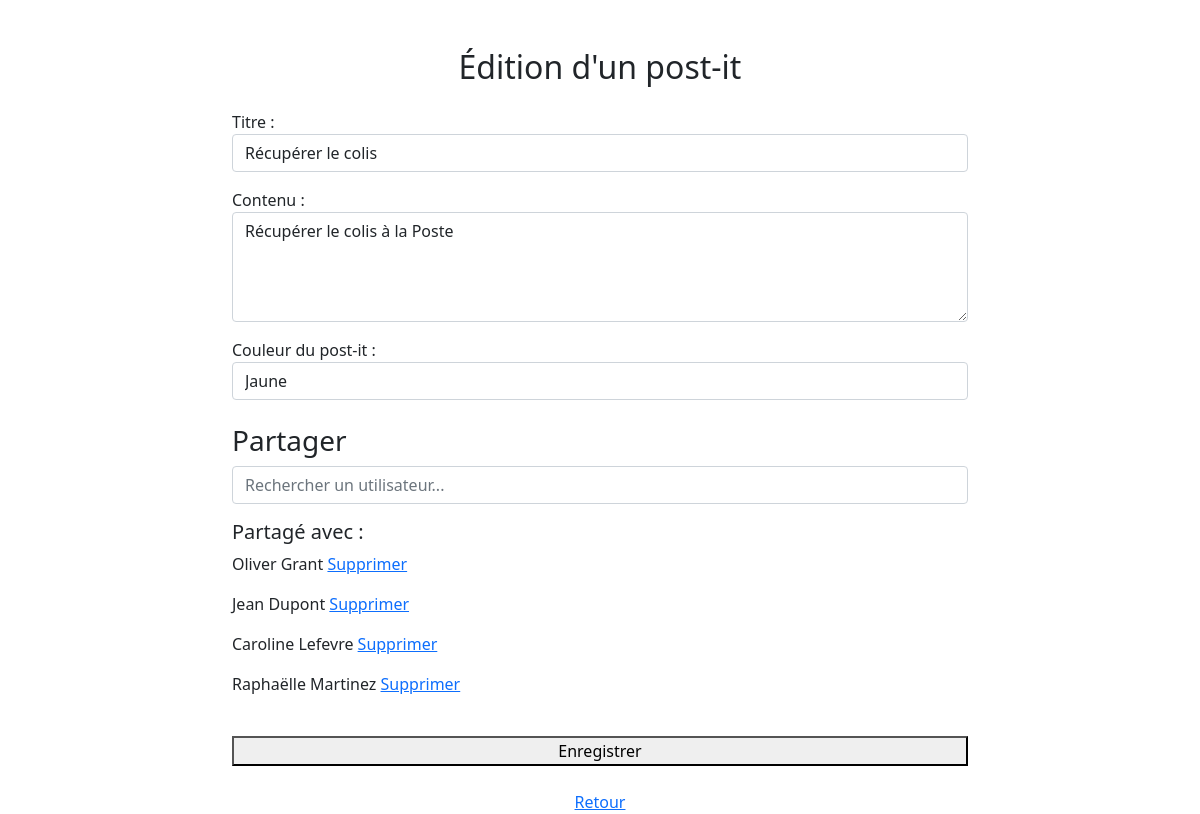
The app's page /creation_edition/create_postit.php?id=19 (signed in) with its own data.
### tables this page shows
CREATE TABLE IF NOT EXISTS `post_it` (
  `id_post_it` int(11) NOT NULL AUTO_INCREMENT,
  `id_proprietaire` int(11) NOT NULL,
  `titre` varchar(150) NOT NULL,
  `contenu` varchar(250) NOT NULL,
  `date_creation` datetime NOT NULL,
  `date_modification` datetime DEFAULT NULL,
  `couleur` enum('orange','rouge','vert','bleu','jaune','rose') DEFAULT 'jaune',
  PRIMARY KEY (`id_post_it`),
  KEY `fk_post_it_utilisateur` (`id_proprietaire`)
);

CREATE TABLE IF NOT EXISTS `utilisateur` (
  `id_utilisateur` int(11) NOT NULL AUTO_INCREMENT,
  `email` varchar(255) NOT NULL,
  `password` varchar(255) NOT NULL,
  `nom` varchar(255) NOT NULL,
  `prenom` varchar(255) NOT NULL,
  `pseudo` varchar(255) DEFAULT NULL,
  `date_naiss` date DEFAULT NULL,
  PRIMARY KEY (`id_utilisateur`),
  UNIQUE KEY `email` (`email`)
);

### functions.php (called while the page is built, shortened)
<?php
function ConnexionDB(){
    $bdd = new PDO('mysql:host=127.0.0.1;dbname=app_post_it;charset=utf8', 'root', '');
    return $bdd;
}
function SelectInfoPostit($idPostit, $idUtilisateur) {
    $bdd = ConnexionDB();
    $infoPostit = $bdd->prepare("SELECT DISTINCT post_it.id_post_it, post_it.id_proprietaire,post_it.titre,post_it.contenu,post_it.date_creation,post_it.date_modification, utilisateur.nom, utilisateur.prenom, post_it.couleur FROM post_it JOIN utilisateur ON utilisateur.id_utilisateur = post_it.id_proprietaire LEFT JOIN post_it_partage ON post_it.id_post_it = post_it_partage.id_post_it WHERE post_it.id_post_it = ? AND (post_it.id_proprietaire = ? OR post_it_partage.id_user_partage = ?);
                                ");
    $infoPostit->execute(array($idPostit, $idUtilisateur, $idUtilisateur));
    return $infoPostit->fetch(PDO::FETCH_ASSOC);
}
function SelectUserPostitPartage($idPostit) {
    $bdd = ConnexionDB();
    $UserPartagePostit = $bdd->prepare("SELECT id_utilisateur, prenom, nom, pseudo from post_it_partage join utilisateur on utilisateur.id_utilisateur = post_it_partage.id_user_partage where id_post_it = ?");
    $UserPartagePostit->execute(array($idPostit));
    return $UserPartagePostit->fetchAll(PDO::FETCH_ASSOC);
}
?>

### creation_edition/create_postit.php (the view, shortened to what this page needs)
<?php
require_once("../functions.php");
$idPostit = null;
if (isset($_GET['id'])) {
    $idPostit = intval($_GET['id']);
    $SelectInfoPostit = SelectInfoPostit($idPostit,$_SESSION['idUser']);
    $userPostitPartage = SelectUserPostitPartage($idPostit);
}
if ($idPostit && isset($SelectInfoPostit['couleur'])) {
    $color = $SelectInfoPostit['couleur'];
}
else {
    $color = 'jaune';
}
?>
<!DOCTYPE html>
<html lang="fr">
<head>
    <link href="https://cdn.jsdelivr.net/npm/bootstrap@5.1.3/dist/css/bootstrap.min.css" rel="stylesheet">
    <link rel="stylesheet" href="https://cdnjs.cloudflare.com/ajax/libs/jqueryui/1.12.1/jquery-ui.min.css">
    <link rel="stylesheet" href="styles.css">
</head>
<body">
    <div class="container mt-5">
      <div class="row justify-content-center">
        <div class="col-sm-8">
          <div class="form-container">
          <h2 class="text-center mb-4">
            <?php
            if ($idPostit) {
                echo "Édition d'un post-it";
            }
            else {
                echo "Création d'un post-it";
            }
            ?>
            </h2>
            <form method="POST">
              <div class="form-group mb-3">
                <label>Titre :</label>
                <input class="form-control" type="text" placeholder="Max 30 caractères" name="title"
                  value="<?= $idPostit ? htmlspecialchars($SelectInfoPostit['titre']) : '' ?>">
              </div>
              <div class="form-group mb-3">
                <label>Contenu :</label>
                <textarea class="form-control" name="content" rows="4" placeholder="Max 200 caractères"><?= $idPostit ? htmlspecialchars($SelectInfoPostit['contenu']) : '' ?></textarea>
              </div>
              <label for="couleur">Couleur du post-it :</label>
                <select class="form-control" name="couleur" id="couleur">
                    <?php if ($color == 'jaune') { ?>
                        <option value="jaune" selected>Jaune</option>
                    <?php }
                    else { ?>
                        <option value="jaune">Jaune</option>
                    <?php } ?>
                </select>
              <h3 class="mt-4">Partager</h3>
              <input type="text" id="search" class="form-control" placeholder="Rechercher un utilisateur...">
              <div class="selected-users mt-3">
                <h5>Partagé avec :</h5>
                <?php if (isset($_GET['id'])){ ?>
                  <?php foreach ($userPostitPartage as $user){ ?>
                    <p class="dates">
                      <?= $user['prenom'] ?> <?= $user['nom'] ?>
                      <a href="create_postit.php?id=<?= $idPostit ?>&deleteSharedUser=<?= $user['id_utilisateur']?>">Supprimer</a>
                    </p>
                  <?php } ?>
                <?php } ?>
              </div>
              <button class="btn-connexion w-100 mt-4" name="save">Enregistrer</button>
            </form>
          </div>
        </div>
      </div>
    </div>
    <br>
    <center> <a href="../index.php" class="btn-retour">Retour</a></center>
</body>
</html>

### creation_edition/styles.css (style rules this page uses)
.selected-users { margin-bottom: 10px; }

### records on screen
post_it: title "Récupérer le colis", content "Récupérer le colis à la Poste", couleur "Jaune"
utilisateur: prenom "Oliver", nom "Grant"
utilisateur: prenom "Jean", nom "Dupont"
utilisateur: prenom "Caroline", nom "Lefevre"
utilisateur: prenom "Raphaëlle", nom "Martinez"
